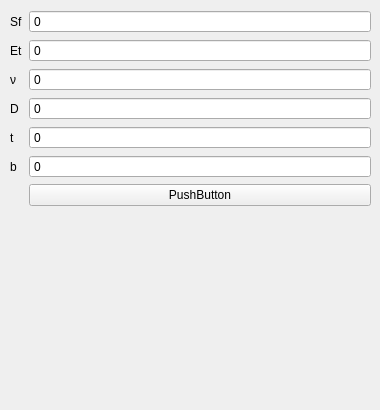
    <widget class="QWidget" name="f1aa">
     <widget class="QWidget" name="formLayoutWidget_16">
      <property name="geometry">
       <rect>
        <x>10</x>
        <y>10</y>
        <width>361</width>
        <height>391</height>
       </rect>
      </property>
      <layout class="QFormLayout" name="formLayout_15">
       <item row="0" column="0">
        <widget class="QLabel" name="htext_70">
         <property name="text">
          <string>Sf</string>
         </property>
        </widget>
       </item>
       <item row="0" column="1">
        <widget class="QDoubleSpinBox" name="DoubleSpinBox_27">
         <property name="buttonSymbols">
          <enum>QAbstractSpinBox::NoButtons</enum>
         </property>
         <property name="specialValueText">
          <string>0</string>
         </property>
         <property name="decimals">
          <number>3</number>
         </property>
         <property name="minimum">
          <double>-1000000000000.000000000000000</double>
         </property>
         <property name="maximum">
          <double>1000000000000.000000000000000</double>
         </property>
         <property name="value">
          <double>-1000000000000.000000000000000</double>
         </property>
        </widget>
       </item>
       <item row="1" column="0">
        <widget class="QLabel" name="htext_72">
         <property name="text">
          <string>Et</string>
         </property>
        </widget>
       </item>
       <item row="1" column="1">
        <widget class="QDoubleSpinBox" name="DoubleSpinBox_28">
         <property name="buttonSymbols">
          <enum>QAbstractSpinBox::NoButtons</enum>
         </property>
         <property name="specialValueText">
          <string>0</string>
         </property>
         <property name="decimals">
          <number>3</number>
         </property>
         <property name="minimum">
          <double>-1000000000000.000000000000000</double>
         </property>
         <property name="maximum">
          <double>1000000000000.000000000000000</double>
         </property>
         <property name="value">
          <double>-1000000000000.000000000000000</double>
         </property>
        </widget>
       </item>
       <item row="2" column="0">
        <widget class="QLabel" name="htext_73">
         <property name="text">
          <string>ν</string>
         </property>
        </widget>
       </item>
       <item row="2" column="1">
        <widget class="QDoubleSpinBox" name="DoubleSpinBox_29">
         <property name="buttonSymbols">
          <enum>QAbstractSpinBox::NoButtons</enum>
         </property>
         <property name="specialValueText">
          <string>0</string>
         </property>
         <property name="decimals">
          <number>3</number>
         </property>
         <property name="minimum">
          <double>-1000000000000.000000000000000</double>
         </property>
         <property name="maximum">
          <double>1000000000000.000000000000000</double>
         </property>
         <property name="value">
          <double>-1000000000000.000000000000000</double>
         </property>
        </widget>
       </item>
       <item row="3" column="0">
        <widget class="QLabel" name="htext_74">
         <property name="text">
          <string>D</string>
         </property>
        </widget>
       </item>
       <item row="3" column="1">
        <widget class="QDoubleSpinBox" name="DoubleSpinBox_30">
         <property name="buttonSymbols">
          <enum>QAbstractSpinBox::NoButtons</enum>
         </property>
         <property name="specialValueText">
          <string>0</string>
         </property>
         <property name="decimals">
          <number>3</number>
         </property>
         <property name="minimum">
          <double>-1000000000000.000000000000000</double>
         </property>
         <property name="maximum">
          <double>1000000000000.000000000000000</double>
         </property>
         <property name="value">
          <double>-1000000000000.000000000000000</double>
         </property>
        </widget>
       </item>
       <item row="4" column="0">
        <widget class="QLabel" name="htext_76">
         <property name="text">
          <string>t</string>
         </property>
        </widget>
       </item>
       <item row="4" column="1">
        <widget class="QDoubleSpinBox" name="DoubleSpinBox_32">
         <property name="buttonSymbols">
          <enum>QAbstractSpinBox::NoButtons</enum>
         </property>
         <property name="specialValueText">
          <string>0</string>
         </property>
         <property name="decimals">
          <number>3</number>
         </property>
         <property name="minimum">
          <double>-1000000000000.000000000000000</double>
         </property>
         <property name="maximum">
          <double>1000000000000.000000000000000</double>
         </property>
         <property name="value">
          <double>-1000000000000.000000000000000</double>
         </property>
        </widget>
       </item>
       <item row="5" column="0">
        <widget class="QLabel" name="erLabel_2">
         <property name="text">
          <string>b</string>
         </property>
        </widget>
       </item>
       <item row="5" column="1">
        <widget class="QDoubleSpinBox" name="DoubleSpinBox_33">
         <property name="buttonSymbols">
          <enum>QAbstractSpinBox::NoButtons</enum>
         </property>
         <property name="specialValueText">
          <string>0</string>
         </property>
         <property name="decimals">
          <number>3</number>
         </property>
         <property name="minimum">
          <double>-1000000000000.000000000000000</double>
         </property>
         <property name="maximum">
          <double>1000000000000.000000000000000</double>
         </property>
         <property name="value">
          <double>-1000000000000.000000000000000</double>
         </property>
        </widget>
       </item>
       <item row="6" column="1">
        <widget class="QPushButton" name="pushButton_26">
         <property name="text">
          <string>PushButton</string>
         </property>
        </widget>
       </item>
      </layout>
     </widget>
    </widget>
